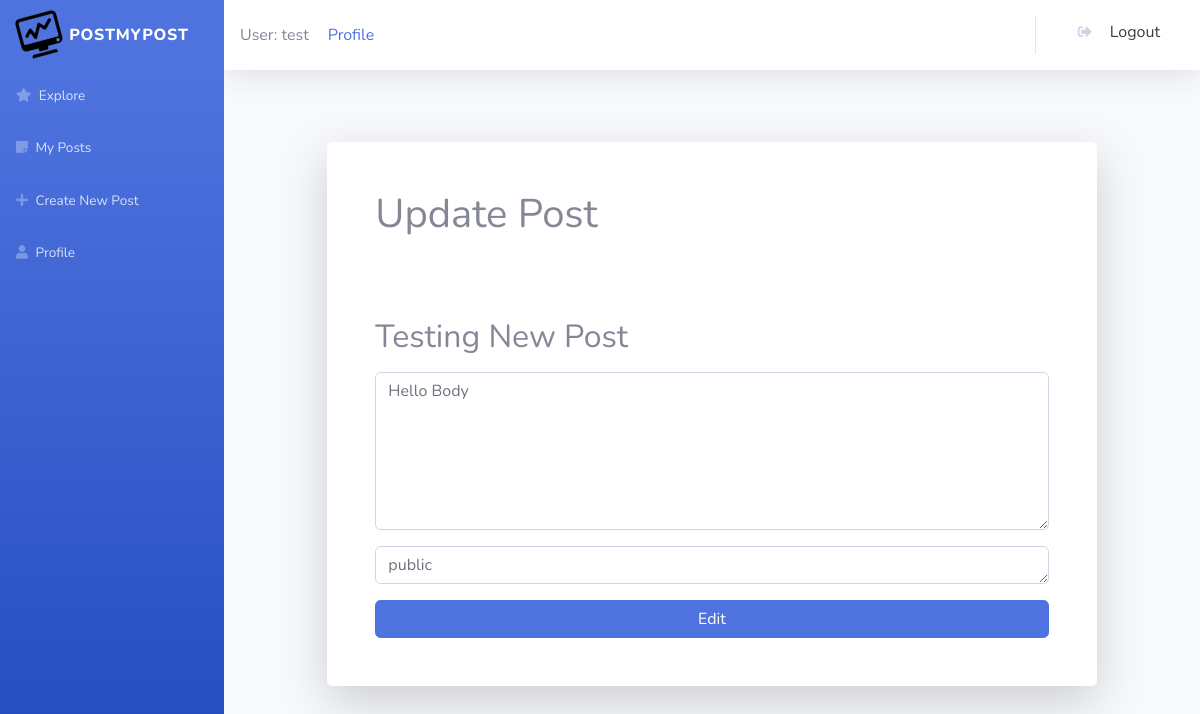
The page /post_update/1 (signed in) on the database its author committed.
### sr_web_vuln/app/models.py (models this page shows, shortened)
class User(UserMixin, db.Model):
    id = db.Column(db.Integer, primary_key=True)
    username = db.Column(db.String(50), index=True, unique=True)
    role = db.Column(db.String(50), index=True, unique=True)
    password_hash = db.Column(db.String(128))
    posts = db.relationship("BlogPost")
    token = db.Column(db.String(128), index=True, unique=True)
    token_exp = db.Column(db.DateTime)

class BlogPost(db.Model):
    id = db.Column(db.Integer, primary_key = True)
    title = db.Column(db.String(50))
    body = db.Column(db.String(200))
    date = db.Column(db.String(50))
    user_id = db.Column(db.Integer, db.ForeignKey("user.id"), nullable = False)
    username = db.Column(db.String(50))
    visibility = db.Column(db.String(10))
    edited = db.Column(db.String(3))

### sr_web_vuln/app/routes.py (the view, shortened to what this page needs)
@app.route('/post_update/<id>',  methods=['GET', 'POST'])
@login_required
def post_update(id):
    post = db.session().query(BlogPost).filter_by(id=id).first()
    form = PostEdit()
    return render_template("update_post.html", post=post, form=form)

### sr_web_vuln/app/forms.py
class PostEdit(FlaskForm):
    body = StringField('Content...', validators=[DataRequired()])
    visibility = StringField('Public or Private', validators=[DataRequired()])
    submit = SubmitField('Register')

### sr_web_vuln/app/models.py (called while the page is built)
@login.user_loader
def load_user(id):
    return User.query.get(int(id))

### sr_web_vuln/app/templates/update_post.html (shortened to what this page needs)
{% extends "base.html" %}
{% block content %}
<div class="container">
    <div class="row justify-content-center">
        <div class="col-md-9 col-lg-12 col-xl-10">
            <div class="card shadow-lg o-hidden border-0 my-5">
                <div class="card-body p-0">
                    <div class="row">
                        <div class="col">
                            <div class="p-5">
                                <h1>Update Post</h1>
                                <br>
                                <br>
                                <br>
                                <form action="" method="post" novalidate>
                                    <div class="form-group">
                                        <h2>{{post.title}}</h2>
                                    </div>
                                    <div class="form-group">
                                        <textarea
                                            class="form-control form-control-user"
                                            type="text"
                                            id="body"
                                            placeholder={{"Content..."}}
                                            name="body"
                                            value="{{request.form.body }}"
                                            rows="6"
                                        >{{post.body}}</textarea>
                                    </div>
                                    <div class="form-group">
                                        <textarea
                                            class="form-control form-control-user"
                                            type="text"
                                            id="visibility"
                                            placeholder="public or private"
                                            name="visibility"
                                            value="{{request.form.visibility }}"
                                            rows="1"
                                        >{{post.visibility}}</textarea>
                                    </div>
                                    <button
                                        class="btn btn-primary btn-block text-white btn-user"
                                        type="submit">
                                        Edit
                                    </button>
                                </form>
                            </div>
                        </div>
                    </div>
                </div>
            </div>
        </div>
    </div>
</div>
{% endblock %}

### sr_web_vuln/app/templates/base.html (shortened to what this page needs)
<!DOCTYPE html>
<html>
    <head>
        <link
            rel="stylesheet"
            href="{{ url_for('static', filename='bootstrap.min.css') }}"
        />
        <link
        rel="stylesheet"
        href="https://use.fontawesome.com/releases/v5.7.1/css/all.css"
        />
    </head>
    <body id="page-top">
        <div id="wrapper">
            <nav class="navbar navbar-dark align-items-start sidebar sidebar-dark accordion bg-gradient-primary p-0">
                <div class="container-fluid d-flex flex-column p-0">
                    {% if current_user.is_anonymous %}
                    {% else %}
                    <a
                    class="navbar-brand d-flex justify-content-center align-items-center sidebar-brand m-0"
                    href="{{url_for('explore')}}">
                        <div class="sidebar-brand-icon rotate-n-15">
                            <img src="{{ url_for('static', filename='logo.png') }}" style="width: 42px; height: 42px;">
                        </div>
                        <div class="sidebar-brand-text ml-2 pr-3">
                            <span>PostMyPost</span>
                        </div>
                    </a>
                    <ul class="nav navbar-nav text-light" id="accordionSidebar">
                        <li role="presentation" class="nav-item">
                            <a class="nav-link" href="{{url_for('explore')}}">
                                <i class="fas fa-star"></i>
                                <span>Explore</span>
                            </a>
                        </li>
                        <li role="presentation" class="nav-item">
                            <a class="nav-link" href="{{url_for('my_posts')}}">
                                <i class="fas fa-sticky-note"></i>
                                <span>My Posts</span>
                            </a>
                        </li>
                        <li role="presentation" class="nav-item">
                            <a class="nav-link" href="{{url_for('create_post')}}">
                                <i class="fas fa-plus"></i>
                                <span>Create New Post</span>
                            </a>
                        </li>
                        <li role="presentation" class="nav-item">
                            <a class="nav-link" href="{{url_for('explore')}}">
                                <i class="fas fa-user"></i>
                                <span>Profile</span>
                            </a>
                        </li>
                    </ul>
                </div>
            </nav>
            <div class="d-flex flex-column" id="content-wrapper">
                <div id="content">
                    <nav class="navbar navbar-light navbar-expand bg-white shadow mb-4 topbar static-top">
                        <div class="container-fluid">
                            <span>User: {{current_user.username}}</span>
                            <span style="margin-left: 2%;">
                                <a href="{{ url_for('user', username=current_user.username) }}">Profile</a>
                            </span>
                            <ul class="nav navbar-nav flex-nowrap ml-auto">
                                <div class="nav-item dropdown no-arrow">
                                    <a class="dropdown-item" role="presentation" href="{{url_for('logout')}}">
                                    <i class="fas fa-sign-out-alt fa-sm fa-fw mr-2 text-gray-400"></i>
                                    &nbsp;Logout</a>
                                </div>
                            </ul>
                        </div>
                    </nav>
                    {% block content %}{% endblock %}
                </div>
            </div>
            {% endif %}
        </div>
    </body>
</html>

### rows shown on the page
User: username "test"
BlogPost: title "Testing New Post", body "Hello Body", visibility "public"
